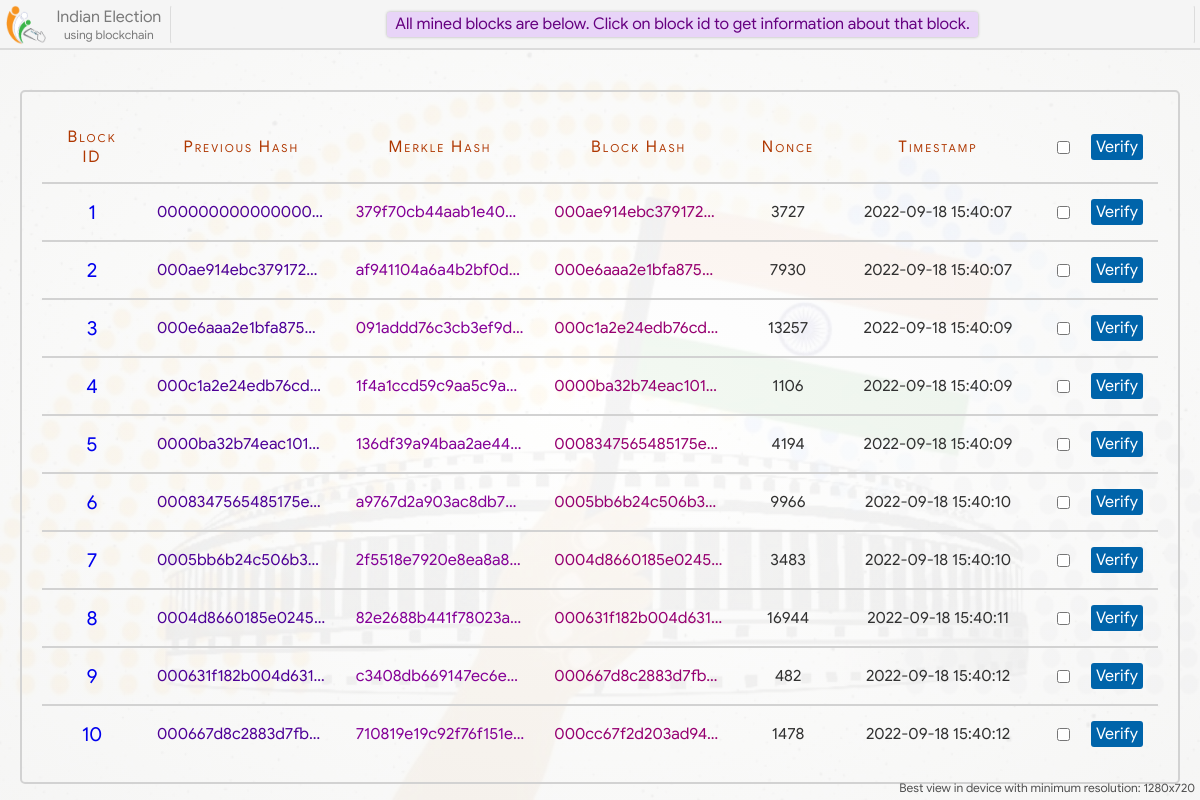
Screenshot of /blockchain/ with the database file from the repository.
### home/models.py (models this page shows)
class Block(models.Model):
    prev_hash = models.CharField(max_length=100, blank=True)
    merkle_hash = models.CharField(max_length=100, blank=True)
    this_hash = models.CharField(max_length=100, blank=True)
    nonce = models.IntegerField(null=True)
    timestamp = models.DateTimeField()

### home/views.py (the view)
# urls.py: path('blockchain/', views.blockchain, name='blockchain'),
def blockchain(request):
    blocks = Block.objects.all()
    return render(request, 'blockchain.html', {'blocks':blocks})

### home/templates/blockchain.html (shortened to what this page needs)
{% extends 'base.html' %}
{% load static %}
{% block head %}
    <link rel="stylesheet" type="text/css" href="{% static 'css/blockchain.css' %}">
{% endblock %}
{% block main_content %}
<div class="blocks">
    <table class="mine-block-result">
        <tr class="table-header">
            <td>Block ID</td>
            <td>Previous Hash</td>
            <td>Merkle Hash</td>
            <td>Block Hash</td>
            <td>Nonce</td>
            <td>Timestamp</td>
            <td> <div class="verify-button" title="Click to verify selected Blocks"> <input type="checkbox" onchange="verifySelect(this)"> <span onclick="verifyBlock(this)">Verify</span> </div> </td>
        </tr>
        {% if blocks %}
        {% for block in blocks %}
        <tr id="{{ block.id }}">
            <td> <a class="block-info-link" href="/block-info/?id={{block.id}}"> {{ block.id }} </a> </td>
            <td title="{{ block.prev_hash }}" style="color: rgb(78, 0, 151);">{{ block.prev_hash }}</td>
            <td title="{{ block.merkle_hash }}" style="color: rgb(133, 0, 151);">{{ block.merkle_hash }}</td>
            <td title="{{ block.this_hash }}" style="color: rgb(151, 0, 113);">{{ block.this_hash }}</td>
            <td>{{ block.nonce }}</td>
            <td>{{ block.timestamp|date:"Y-m-d" }} {{ block.timestamp|time:"H:i:s" }}</td>
            <td> <div class="verify-button" title="Click to verify this Block"> <input type="checkbox" onchange="verifySelect(this)"> <span onclick="verifyBlock(this)">Verify</span> </div> </td>
        </tr>
        {% endfor %}
        {% else %}
        <tr>
            <td colspan="7">No Blocks</td>
        </tr>
        {% endif %}
    </table>
</div>
{% endblock %}

### home/templates/base.html (shortened to what this page needs)
{% load static %}
<!DOCTYPE html>
<html lang="en">
<head>
    <link rel="stylesheet" type="text/css" href="{% static 'css/animations.css' %}">
    <link rel="stylesheet" type="text/css" href="{% static 'css/loading.css' %}">
    <link rel="stylesheet" type="text/css" href="{% static 'css/base.css' %}">
    <link rel="stylesheet" type="text/css" href="{% static 'css/home.css' %}">
    <link rel="stylesheet" type="text/css" href="{% static 'css/candidate-profile.css' %}">
    <link rel="stylesheet" type="text/css" href="{% static 'css/voting.css' %}">
    <link rel="stylesheet" type="text/css" href="{% static 'css/final-status.css' %}">
    {% block head %}{% endblock %}
</head>
<body>
    <div class="gradient"></div>
    <div class="main-content">
        {% block main_content %}{% endblock %}
    </div>
    <div class="header">
            <div class="logo" title="Navigation Bar">
                <img style="height: 40px; width: 40px; margin: auto;" src="{% static 'images/logo.png' %}">
                <div class="logo-text">
                    <span class="logo-text" style="font-size: 16px;">Indian Election</span>
                    <span class="logo-text" style="font-size: 12px;">using blockchain</span>
                </div>
            </div>
            <div class="status-box">
            </div>
    </div>
    <div class="view-msg">Best view in device with minimum resolution: 1280x720</div>
</body>
</html>

### home/static/css/base.css (style rules this page uses)
* { box-sizing: border-box; font-family: calibri; font-size: 20px; }
a { text-decoration: none; }
html, body { display: flex; padding: 0; margin: 0; width: 100%; min-height: 100%; }
body { display: flex; flex-direction: column; background: url('../images/vote-bg.jpg'); background-position: center; background-repeat: no-repeat; background-size: cover; background-attachment: fixed; }
.gradient { position: fixed; top: 0; left: 0; height: 100%; width: 100%; background: radial-gradient(rgba(255,255,255, 0.95), rgba(245,245,245, 0.95)); background-attachment: fixed; z-index: -10; }
.header { position: fixed; top: 0px; left: 0px; height: 50px; padding: 5px; padding-left: 0; display: flex; width: 100%; background: rgb(245, 245, 245, 0.95); border-bottom: 2px solid rgba(0,0,0,0.1); z-index: 7; }
.header > .logo { display: flex; min-width: 170px; width: max-content; padding-right: 3px; cursor: pointer; }
.header > .logo > .logo-text { margin: auto; color: rgba(0,0,0,0.5); margin-left: 5px; display: flex; flex-direction: column; text-align: center; }
.status-box { overflow: hidden; display: flex; flex-direction: column; margin: auto; flex: 1; border: 1px solid rgba(255, 0, 0, 0); border-left: 1px solid rgba(0,0,0,0.1); border-right: 1px solid rgba(0,0,0,0.1); border-radius: 3px; padding: 4px 10px; height: 39px; }
.main-content { display: flex; margin: auto; margin-top: 70px; min-height: calc(100% - 70px); padding: 20px; width: 100%; }
.view-msg { position: fixed; bottom: 5px; right: 5px; font-size: 12px; color: rgb(80, 80, 80); }

### home/static/css/blockchain.css (style rules this page uses)
.blocks { width: 100%; margin: auto; display: flex; padding: 20px; border: 2px solid rgb(210, 210, 210); border-radius: 5px; }
table.mine-block-result { width: 100%; border-collapse: collapse; word-wrap: break-word; table-layout: fixed; }
table.mine-block-result tr { border-bottom: 2px solid rgb(210, 210, 210); }
table.mine-block-result tr:last-child { border-bottom: none; }
table.mine-block-result td { text-align: center; padding: 15px; color: rgb(49, 49, 49); font-size: 16px; }
table.mine-block-result tr td:first-child { width: 100px; }
table.mine-block-result tr td:nth-child(5) { width: 100px; }
table.mine-block-result tr td:nth-child(6) { width: 200px; }
table.mine-block-result tr td:last-child { text-align: right; width: 120px; letter-spacing: 0; font-variant: normal; }
.verify-button { display: flex; justify-content: space-between; align-items: center; }
.verify-button span { padding: 0; margin: 0; font-size: 16px; background: rgba(0, 100, 170); font-weight: bold; padding: 3px 5px; border-radius: 3px; color: white; cursor: pointer; }
table.mine-block-result tr td:nth-child(2), table.mine-block-result tr td:nth-child(3), table.mine-block-result tr td:nth-child(4) { white-space: nowrap; overflow: hidden !important; text-overflow: ellipsis; }
tr.table-header td { color: #af3700; font-size: 16px; letter-spacing: 2px; font-variant: small-caps; }
.block-info-link { padding: 5px 12px; border-radius: 3px; transition: 0.3s; }

### rows the page displays
Block: id "1", prev_hash "000000000000000…", merkle_hash "379f70cb44aab1e40…", this_hash "000ae914ebc3791723…", nonce "3727", timestamp "2022-09-18", timestamp "15:40:07"
Block: id "2", prev_hash "000ae914ebc3791723…", merkle_hash "af941104a6a4b2bf0d…", this_hash "000e6aaa2e1bfa8750…", nonce "7930", timestamp "2022-09-18", timestamp "15:40:07"
Block: id "3", prev_hash "000e6aaa2e1bfa8750…", merkle_hash "091addd76c3cb3ef9d…", this_hash "000c1a2e24edb76cd…", nonce "13257", timestamp "2022-09-18", timestamp "15:40:09"
Block: id "4", prev_hash "000c1a2e24edb76cd…", merkle_hash "1f4a1ccd59c9aa5c9a…", this_hash "0000ba32b74eac101…", nonce "1106", timestamp "2022-09-18", timestamp "15:40:09"
Block: id "5", prev_hash "0000ba32b74eac101…", merkle_hash "136df39a94baa2ae44…", this_hash "0008347565485175e…", nonce "4194", timestamp "2022-09-18", timestamp "15:40:09"
Block: id "6", prev_hash "0008347565485175e…", merkle_hash "a9767d2a903ac8db72…", this_hash "0005bb6b24c506b3…", nonce "9966", timestamp "2022-09-18", timestamp "15:40:10"
Block: id "7", prev_hash "0005bb6b24c506b3…", merkle_hash "2f5518e7920e8ea8a8…", this_hash "0004d8660185e0245…", nonce "3483", timestamp "2022-09-18", timestamp "15:40:10"
Block: id "8", prev_hash "0004d8660185e0245…", merkle_hash "82e2688b441f78023a…", this_hash "000631f182b004d631…", nonce "16944", timestamp "2022-09-18", timestamp "15:40:11"
Block: id "9", prev_hash "000631f182b004d631…", merkle_hash "c3408db669147ec6e…", this_hash "000667d8c2883d7fb…", nonce "482", timestamp "2022-09-18", timestamp "15:40:12"
Block: id "10", prev_hash "000667d8c2883d7fb…", merkle_hash "710819e19c92f76f151e…", this_hash "000cc67f2d203ad94…", nonce "1478", timestamp "2022-09-18", timestamp "15:40:12"
